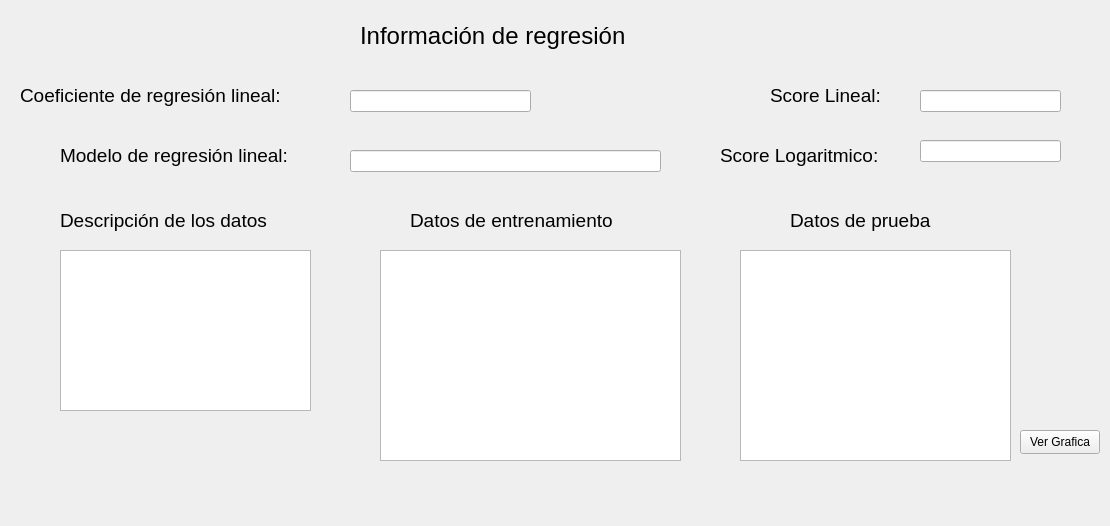
<?xml version="1.0" encoding="UTF-8"?>
<ui version="4.0">
 <class>Form</class>
 <widget class="QWidget" name="Form">
  <property name="geometry">
   <rect>
    <x>0</x>
    <y>0</y>
    <width>1110</width>
    <height>526</height>
   </rect>
  </property>
  <property name="windowTitle">
   <string>Informacion del DataFrame</string>
  </property>
  <widget class="QLabel" name="label">
   <property name="geometry">
    <rect>
     <x>360</x>
     <y>20</y>
     <width>341</width>
     <height>31</height>
    </rect>
   </property>
   <property name="font">
    <font>
     <family>Arial</family>
     <pointsize>18</pointsize>
    </font>
   </property>
   <property name="text">
    <string>Información de regresión</string>
   </property>
  </widget>
  <widget class="QLabel" name="label_2">
   <property name="geometry">
    <rect>
     <x>20</x>
     <y>80</y>
     <width>321</width>
     <height>31</height>
    </rect>
   </property>
   <property name="font">
    <font>
     <family>Arial</family>
     <pointsize>14</pointsize>
    </font>
   </property>
   <property name="text">
    <string>Coeficiente de regresión lineal:</string>
   </property>
  </widget>
  <widget class="QLabel" name="label_3">
   <property name="geometry">
    <rect>
     <x>60</x>
     <y>140</y>
     <width>281</width>
     <height>31</height>
    </rect>
   </property>
   <property name="font">
    <font>
     <family>Arial</family>
     <pointsize>14</pointsize>
    </font>
   </property>
   <property name="text">
    <string>Modelo de regresión lineal:</string>
   </property>
  </widget>
  <widget class="QLabel" name="label_4">
   <property name="geometry">
    <rect>
     <x>770</x>
     <y>80</y>
     <width>141</width>
     <height>31</height>
    </rect>
   </property>
   <property name="font">
    <font>
     <family>Arial</family>
     <pointsize>14</pointsize>
    </font>
   </property>
   <property name="text">
    <string>Score Lineal:</string>
   </property>
  </widget>
  <widget class="QLabel" name="label_5">
   <property name="geometry">
    <rect>
     <x>720</x>
     <y>140</y>
     <width>201</width>
     <height>31</height>
    </rect>
   </property>
   <property name="font">
    <font>
     <family>Arial</family>
     <pointsize>14</pointsize>
    </font>
   </property>
   <property name="text">
    <string>&lt;html&gt;&lt;head/&gt;&lt;body&gt;&lt;p&gt;Score Logaritmico:&lt;/p&gt;&lt;/body&gt;&lt;/html&gt;</string>
   </property>
  </widget>
  <widget class="QTableWidget" name="tableWidgetprueba">
   <property name="geometry">
    <rect>
     <x>740</x>
     <y>250</y>
     <width>271</width>
     <height>211</height>
    </rect>
   </property>
  </widget>
  <widget class="QLabel" name="label_6">
   <property name="geometry">
    <rect>
     <x>60</x>
     <y>210</y>
     <width>261</width>
     <height>21</height>
    </rect>
   </property>
   <property name="font">
    <font>
     <family>Arial</family>
     <pointsize>14</pointsize>
    </font>
   </property>
   <property name="text">
    <string>Descripción de los datos</string>
   </property>
  </widget>
  <widget class="QLabel" name="label_7">
   <property name="geometry">
    <rect>
     <x>410</x>
     <y>210</y>
     <width>251</width>
     <height>21</height>
    </rect>
   </property>
   <property name="font">
    <font>
     <family>Arial</family>
     <pointsize>14</pointsize>
    </font>
   </property>
   <property name="text">
    <string>Datos de entrenamiento</string>
   </property>
  </widget>
  <widget class="QLabel" name="label_8">
   <property name="geometry">
    <rect>
     <x>790</x>
     <y>210</y>
     <width>181</width>
     <height>21</height>
    </rect>
   </property>
   <property name="font">
    <font>
     <family>Arial</family>
     <pointsize>14</pointsize>
    </font>
   </property>
   <property name="text">
    <string>Datos de prueba</string>
   </property>
  </widget>
  <widget class="QTextEdit" name="textdescripcion">
   <property name="geometry">
    <rect>
     <x>60</x>
     <y>250</y>
     <width>251</width>
     <height>161</height>
    </rect>
   </property>
  </widget>
  <widget class="QLineEdit" name="txtcoeficiente">
   <property name="geometry">
    <rect>
     <x>350</x>
     <y>90</y>
     <width>181</width>
     <height>22</height>
    </rect>
   </property>
  </widget>
  <widget class="QLineEdit" name="txtmodelo">
   <property name="geometry">
    <rect>
     <x>350</x>
     <y>150</y>
     <width>311</width>
     <height>22</height>
    </rect>
   </property>
  </widget>
  <widget class="QLineEdit" name="txtscore_lineal">
   <property name="geometry">
    <rect>
     <x>920</x>
     <y>90</y>
     <width>141</width>
     <height>22</height>
    </rect>
   </property>
  </widget>
  <widget class="QLineEdit" name="txtscore_logaritmico">
   <property name="geometry">
    <rect>
     <x>920</x>
     <y>140</y>
     <width>141</width>
     <height>22</height>
    </rect>
   </property>
  </widget>
  <widget class="QPushButton" name="btnGrafica">
   <property name="geometry">
    <rect>
     <x>1020</x>
     <y>430</y>
     <width>80</width>
     <height>24</height>
    </rect>
   </property>
   <property name="text">
    <string>Ver Grafica</string>
   </property>
  </widget>
  <widget class="QTableWidget" name="tableWidgetentrenamiento">
   <property name="geometry">
    <rect>
     <x>380</x>
     <y>250</y>
     <width>301</width>
     <height>211</height>
    </rect>
   </property>
  </widget>
 </widget>
 <resources/>
 <connections/>
</ui>
